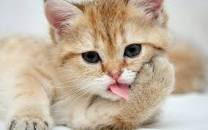
#> input picture cat.jpg, 208 x 130 px
$ python HW4.py
#> lines starting #> are read from the running program, lines starting #| are printed output that depends on the picture
import math
import numpy as np
from PIL import Image
import matplotlib.pyplot as plt
import cv2

NUM_ROW = 6
NUM_COL = 6
NUM_BLOCK = 36


def suffleImage(image, block_size_x, block_size_y):
    image2 = np.array(image)
    image2 = image2[0:NUM_ROW*block_size_y, 0:NUM_COL*block_size_x, 0:3]

    block_images = np.zeros((block_size_y, block_size_x, 3, NUM_BLOCK))
    suffle_image = np.zeros(
        (NUM_ROW*block_size_y, NUM_COL*block_size_x, 3), dtype='uint8')
    index = np.random.permutation(NUM_BLOCK)

    for i in range(0, NUM_ROW):
    	for j in range(0, NUM_COL):
    		ymin = i * block_size_y
    		xmin = j * block_size_x
    		indextmp = index[i * NUM_ROW + j]
    		block_images[:, :, :, indextmp] = image2[ymin:ymin +
                                               block_size_y, xmin:xmin+block_size_x, :]
    		y = math.floor(indextmp/NUM_ROW)
    		x = indextmp - y * NUM_ROW
    		suffle_image[y*block_size_y:(y+1)*block_size_y, x*block_size_x:(
    		    x+1)*block_size_x, ::-1] = block_images[:, :, :, indextmp]

    return [suffle_image, block_images]


image = Image.open('./cat.jpg')
#> image is the input picture: PIL image 208x130 RGB; mean R, G, B 194.5, 177.9, 158.6
[width, height] = image.size
#> width = 208; height = 130
[block_size_x, block_size_y] = [math.floor(
    width/NUM_COL), math.floor(height/NUM_ROW)]
#> block_size_x = 34; block_size_y = 21
blocks = np.zeros((block_size_y, block_size_x, 3, NUM_COL * NUM_ROW))
image_copy = np.array(image)
for i in range(NUM_ROW):
    for j in range(NUM_COL):
        x = j * block_size_x
        y = i * block_size_y
        blocks[:, :, :, NUM_ROW * i + j] = image_copy[y:y +
                                                      block_size_y, x:x+block_size_x, :]

[suffle_image, block_images] = suffleImage(image, block_size_x, block_size_y)
#> in suffleImage, `image2 = image2[0:NUM_ROW*block_size_y, 0:NUM_COL*block_size_x, 0:3]`:
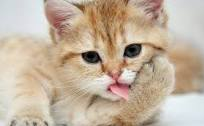
#> image2: shape (126, 204, 3); mean R, G, B 195.1, 177.7, 157.8
#> after the loop in suffleImage, `for i in range(0, NUM_ROW):`:
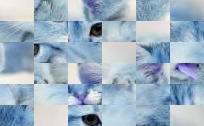
#> suffle_image: shape (126, 204, 3); mean R, G, B 157.8, 177.7, 195.1

image = np.array(image)
image_gray = cv2.cvtColor(image, cv2.COLOR_BGR2GRAY)
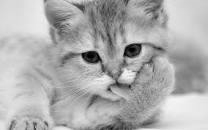
#> image_gray: shape (130, 208); min 0, max 247, mean 174

threshold = 0.85
swap_list = []
swapped = [0] * NUM_ROW * NUM_COL

for i in range(NUM_ROW*NUM_COL):
    template = block_images[:, :, :, i].astype('uint8')
    template = cv2.cvtColor(template, cv2.COLOR_BGR2GRAY)
    w, h = template.shape[::-1]

    thresh_list = []
    for j in range(NUM_ROW*NUM_COL):
        if swapped[j] == 1:
            continue
        source_image = blocks[:, :, :, j].astype('uint8')
        source_image = cv2.cvtColor(source_image, cv2.COLOR_BGR2GRAY)
        res = cv2.matchTemplate(source_image, template, cv2.TM_CCOEFF_NORMED)
        if res >= threshold:
            thresh_list.append([j, res[0][0]])
    thresh_list = np.array(thresh_list)
    max_index = int(thresh_list[np.argmax(thresh_list[:, 1])][0])
    swap_list.append([i, max_index])
    swapped[max_index] = 1
#> this loop made 36 passes
#> pass 1, `template = block_images[:, :, :, i].astype('uint8')`:
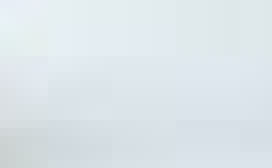
#> template: shape (21, 34, 3) (shown 8 times larger); mean of channels 0, 1, 2 220.9, 229.8, 234.4; drawn as R, G, B
#> pass 2, `template = cv2.cvtColor(template, cv2.COLOR_BGR2GRAY)`:
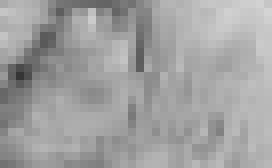
#> template: shape (21, 34) (shown 8 times larger); min 53, max 212, mean 160.8
#> after the loop:
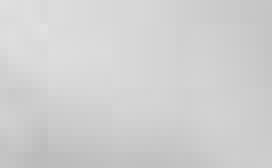
#> source_image: shape (21, 34) (shown 8 times larger); min 187, max 225, mean 207.8
#> after the loop, swap_list = 36 pairs, first value 0 to 35, second value 0 to 35; swapped = 36 values from 1 to 1


block_images_solved = np.zeros(
    (block_size_y, block_size_x, 3, NUM_COL * NUM_ROW))
for swap in swap_list:
    block_images_solved[:, :, :, swap[1]] = block_images[:, :, :, swap[0]]
#> this loop made 36 passes
#> swap on passes 1 to 12: [0, 35], [1, 22], [2, 7], [3, 34], [4, 28], [5, 17], [6, 26], [7, 20], [8, 15], [9, 32], [10, 6], [11, 8]
solved_image = np.zeros((height, width, 3), dtype='uint8')
for i in range(NUM_ROW):
    for j in range(NUM_COL):
        x = j * block_size_x
        y = i * block_size_y
        block_index = NUM_ROW * i + j
        solved_image[y:y+block_size_y, x:x+block_size_x,
                     ::-1] = block_images_solved[:, :, :, block_index]
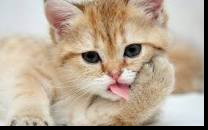
#> solved_image: shape (130, 208, 3); mean B, G, R 150, 168.9, 185.4

cv2.imwrite('suffle_image.jpg', suffle_image)
cv2.imwrite('solved_image.jpg', solved_image)
